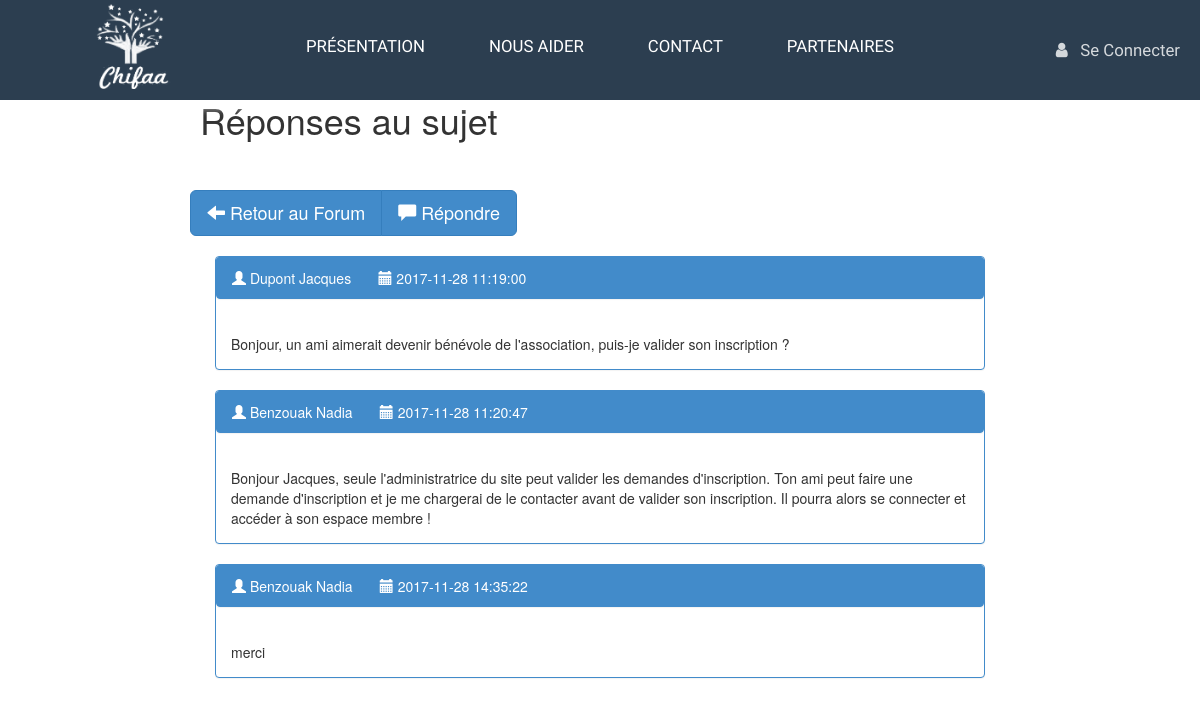
Page /final_projet_int/lire_sujet.php?id_sujet_a_lire=20 on the committed database.
### tables this page shows
CREATE TABLE `forum_reponses` (
  `id` int(6) NOT NULL,
  `auteur` varchar(30) NOT NULL,
  `message` text NOT NULL,
  `date_reponse` datetime NOT NULL DEFAULT '0000-00-00 00:00:00',
  `correspondance_sujet` int(6) NOT NULL
);

### final_projet_int/lire_sujet.php (the view, shortened to what this page needs)
<html>
	<head>
			<link href="templates/css/bootstrap.min.css" rel="stylesheet" type="text/css" media="all" />
	                <link href="templates/fonts" rel="stylesheet"  media="all" />
	</head>
<body>
		 <div class="navigation">
            <?php include 'templates/includes/$navigation.php' ?>
         </div>
<?php
if (!isset($_GET['id_sujet_a_lire'])) {
	echo 'Sujet non défini.';
}
else {
?>
	  <div class="row col-md-8 col-md-offset-2 custyle">
	   	<div class="row">
            <h1> Réponses au sujet </h1>
        </div>
      </div>
      <div class="row">
         <div class="col-md-2 "></div>
          	<div class="btn-group btn-group-lg col-md-offset-2">
 				 <a href="FAQ.php" type="button" class="btn btn-primary" ><span class="glyphicon glyphicon-arrow-left"></span>   Retour au Forum</a>
 				 <a  href="./insert_reponse.php?numero_du_sujet=<?php echo $_GET['id_sujet_a_lire']; ?>" type="button" class="btn btn-primary"> <span class="glyphicon glyphicon-comment"></span>   Répondre</a>
			</div>
        </div>
	<?php
              include 'connect_db.php' ;
                try
              {
                 $base = new PDO('mysql:host='.$servername.';dbname='.$dbname.';charset=utf8', $username, $password);
           	 }
              catch (Exception $e)
                {
                 die('Erreur : ' . $e->getMessage());
                }
		$sql = $base-> query ('SELECT auteur, message , date_reponse FROM forum_reponses WHERE correspondance_sujet="'.$_GET['id_sujet_a_lire'].'" ORDER BY date_reponse ASC');
	while ($data = $sql->fetch()) { ?>
		<div class="row col-md-8 col-md-offset-2 custyle ">
			<div class =" panel panel-primary">
				 <div class="panel panel-primary panel-heading"><span class="glyphicon glyphicon-user"></span> <?php echo htmlentities(trim($data['auteur']))?>
						&nbsp;&nbsp;&nbsp;&nbsp;&nbsp; <span class="glyphicon glyphicon-calendar"></span>  <?php echo htmlentities(trim($data['date_reponse'])); ?>
				 </div>
 	 			<div class="panel-body">
 	 				<?php echo nl2br(htmlentities(trim($data['message']))); ?>
 	 			</div>
			</div>
		</div>
	<?php
		}
		?>
	<br /><br />
	<?php } ?>
<br /><br />
</body>
</html>

### final_projet_int/templates/css/custom.css (style rules this page uses)
html,body { font-family: 'Open Sans', sans-serif; background:rgb(250,250,250); margin: 0; }
body a { transition:0.5s all; -webkit-transition:0.5s all; -moz-transition:0.5s all; -o-transition:0.5s all; -ms-transition:0.5s all; }
.navigation { text-align:center; position:fixed; left:0; right:0; top:0; height:100px; z-index:500; background-color: #2c3e50; box-shadow: 0px 5px 10px rgba(255,255,255,0.7); margin-left:auto; margin-right:auto; }
.clearfix:before, .clearfix:after, .row:before, .row:after { content: '\0020'; display: block; overflow: hidden; visibility: hidden; width: 0; height: 0; }

### rows in the picture
forum_reponses: auteur "Dupont Jacques", date_reponse "2017-11-28 11:19:00", message "Bonjour, un ami aimerait devenir bénévole de l'association, puis-je valider son inscription ?"
forum_reponses: auteur "Benzouak Nadia", date_reponse "2017-11-28 11:20:47", message "Bonjour Jacques, seule l'administratrice du site peut valider les demandes d'inscription. Ton ami peut faire une demande d'inscription et je me chargerai de le contacter avant de valider son inscription. Il pourra alors se connecter et accéder à son espace membre !"
forum_reponses: auteur "Benzouak Nadia", date_reponse "2017-11-28 14:35:22", message "merci"
